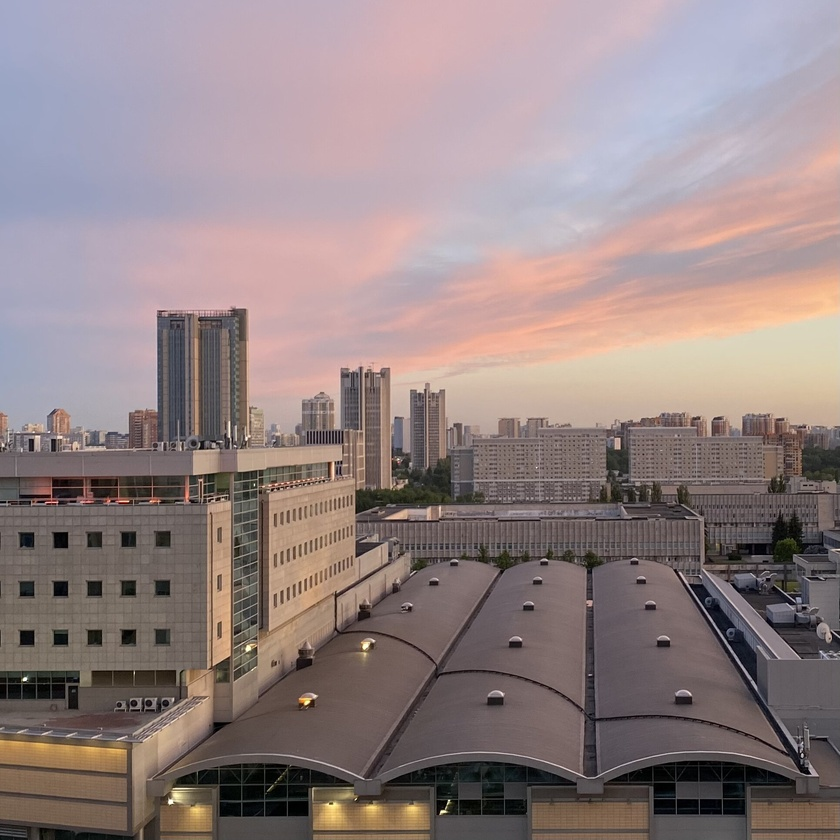
#> input picture datavis/datavis_inclass/sunset.jpg, 840 x 840 px, shrunk from 1931 x 1931 before the run
$ python main.py
#> lines starting #> are read from the running program, lines starting #| are printed output that depends on the picture
import cv2

img_grayscale = cv2.imread('sunset.jpg', 0)
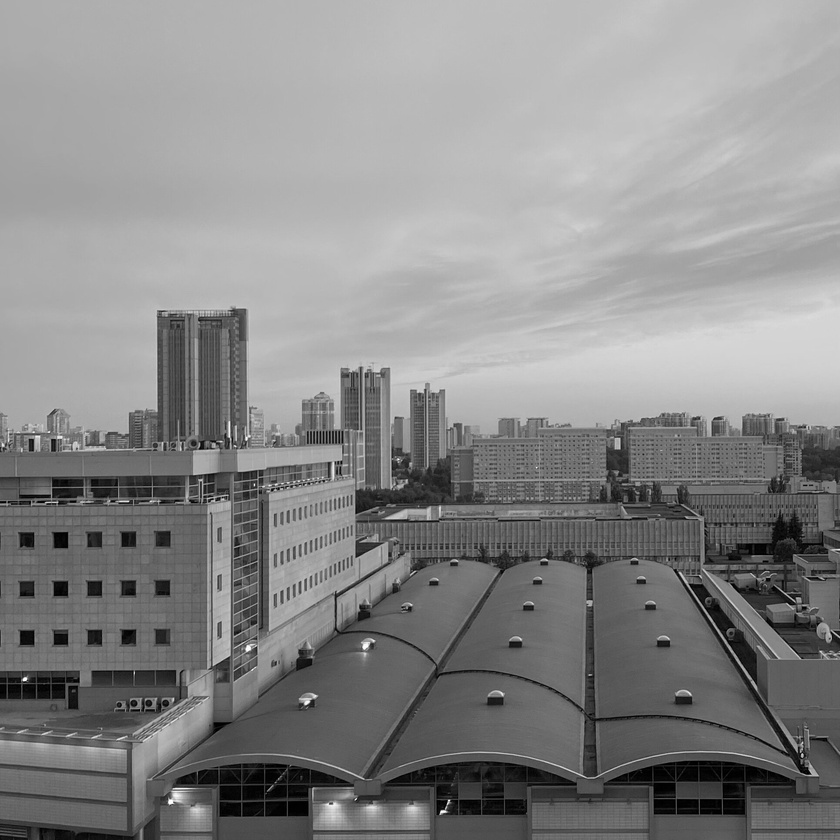
#> img_grayscale: shape (840, 840); min 0, max 255, mean 136.3
cv2.imshow('sunset.jpg', img_grayscale)
cv2.waitKey(0)
cv2.destroyAllWindows()
cv2.imwrite('grayscale.jpg', img_grayscale)
